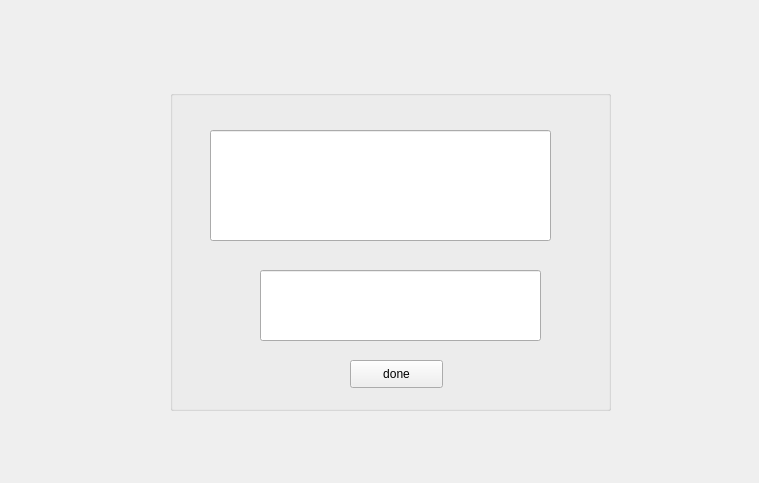
<?xml version="1.0" encoding="UTF-8"?>
<ui version="4.0">
 <class>recaptcha</class>
 <widget class="QWidget" name="recaptcha">
  <property name="geometry">
   <rect>
    <x>0</x>
    <y>0</y>
    <width>759</width>
    <height>483</height>
   </rect>
  </property>
  <property name="windowTitle">
   <string>Form</string>
  </property>
  <widget class="QGroupBox" name="groupBox">
   <property name="geometry">
    <rect>
     <x>170</x>
     <y>90</y>
     <width>441</width>
     <height>321</height>
    </rect>
   </property>
   <property name="title">
    <string/>
   </property>
   <widget class="QLineEdit" name="captcha">
    <property name="geometry">
     <rect>
      <x>40</x>
      <y>40</y>
      <width>341</width>
      <height>111</height>
     </rect>
    </property>
   </widget>
   <widget class="QLineEdit" name="answer">
    <property name="geometry">
     <rect>
      <x>90</x>
      <y>180</y>
      <width>281</width>
      <height>71</height>
     </rect>
    </property>
   </widget>
   <widget class="QPushButton" name="pushButton">
    <property name="geometry">
     <rect>
      <x>180</x>
      <y>270</y>
      <width>93</width>
      <height>28</height>
     </rect>
    </property>
    <property name="text">
     <string>done</string>
    </property>
   </widget>
  </widget>
 </widget>
 <resources/>
 <connections/>
</ui>
